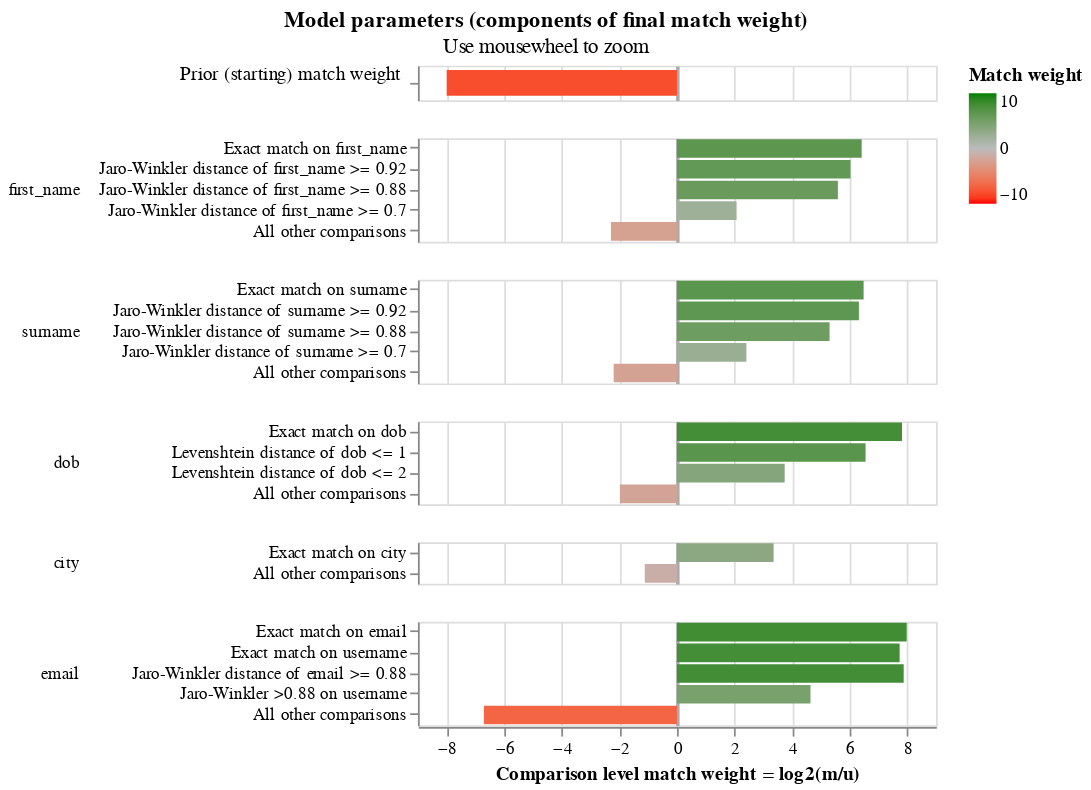

The cell this chart's notebook holds for it:
### Code cell
linker.visualisations.match_weights_chart()

### Figure 1 — Vega-Lite specification as saved in the notebook (floating-point values rounded to 4 significant figures)
{"config": {"view": {"continuousWidth": 300, "continuousHeight": 300, "discreteHeight": 60, "discreteWidth": 400}, "header": {"title": null}, "mark": {"tooltip": null}, "title": {"anchor": "middle"}}, "vconcat": [{"mark": {"type": "bar", "clip": true, "height": 15}, "encoding": {"color": {"field": "log2_bayes_factor", "scale": {"domain": [-10, 0, 10], "interpolate": "lab", "range": ["red", "#bbbbbb", "green"]}, "title": "Match weight", "type": "quantitative"}, "tooltip": [{"field": "comparison_name", "title": "Comparison name", "type": "nominal"}, {"field": "probability_two_random_records_match", "format": ".4f", "title": "Probability two random records match", "type": "nominal"}, {"field": "log2_bayes_factor", "format": ",.4f", "title": "Equivalent match weight", "type": "quantitative"}, {"field": "bayes_factor_description", "title": "Match weight description", "type": "nominal"}], "x": {"axis": {"domain": false, "gridColor": {"condition": {"test": "abs(datum.value / 10)  <= 1 & datum.value % 10 === 0", "value": "#aaa"}, "value": "#ddd"}, "gridDash": {"condition": {"test": "abs(datum.value / 10) == 1", "value": [3]}, "value": null}, "gridWidth": {"condition": {"test": "abs(datum.value / 10)  <= 1 & datum.value % 10 === 0", "value": 2}, "value": 1}, "labels": false, "ticks": false, "title": ""}, "field": "log2_bayes_factor", "scale": {"domain": [-9, 9]}, "type": "quantitative"}, "y": {"axis": {"title": "Prior (starting) match weight", "titleAlign": "right", "titleAngle": 0, "titleFontWeight": "normal"}, "field": "label_for_charts", "sort": {"field": "comparison_vector_value", "order": "descending"}, "type": "nominal"}}, "height": 20, "transform": [{"filter": "(datum.comparison_name == 'probability_two_random_records_match')"}]}, {"mark": {"type": "bar", "clip": true}, "encoding": {"color": {"field": "log2_bayes_factor", "scale": {"domain": [-10, 0, 10], "interpolate": "lab", "range": ["red", "#bbbbbb", "green"]}, "title": "Match weight", "type": "quantitative"}, "row": {"field": "comparison_name", "header": {"labelAlign": "left", "labelAnchor": "middle", "labelAngle": 0}, "sort": {"field": "comparison_sort_order"}, "type": "nominal"}, "tooltip": [{"field": "comparison_name", "title": "Comparison name", "type": "nominal"}, {"field": "label_for_charts", "title": "Label", "type": "ordinal"}, {"field": "sql_condition", "title": "SQL condition", "type": "nominal"}, {"field": "m_probability", "format": ".10~g", "title": "M probability", "type": "quantitative"}, {"field": "u_probability", "format": ".10~g", "title": "U probability", "type": "quantitative"}, {"field": "bayes_factor", "format": ",.6f", "title": "Bayes factor = m/u", "type": "quantitative"}, {"field": "log2_bayes_factor", "format": ".4~g", "title": "Match weight = log2(m/u)", "type": "quantitative"}, {"field": "bayes_factor_description", "title": "Match weight description", "type": "nominal"}, {"field": "m_probability_description", "title": "m probability description", "type": "nominal"}, {"field": "u_probability_description", "title": "u probability description", "type": "nominal"}], "x": {"axis": {"gridColor": {"condition": {"test": "abs(datum.value / 10)  <= 1 & datum.value % 10 === 0", "value": "#aaa"}, "value": "#ddd"}, "gridDash": {"condition": {"test": "abs(datum.value / 10) == 1", "value": [3]}, "value": null}, "gridWidth": {"condition": {"test": "abs(datum.value / 10)  <= 1 & datum.value % 10 === 0", "value": 2}, "value": 1}, "title": "Comparison level match weight = log2(m/u)"}, "field": "log2_bayes_factor", "scale": {"domain": [-9, 9]}, "type": "quantitative"}, "y": {"axis": {"title": null}, "field": "label_for_charts", "sort": {"field": "comparison_vector_value", "order": "descending"}, "type": "nominal"}}, "height": {"step": 12}, "resolve": {"axis": {"y": "independent"}, "scale": {"y": "independent"}}, "transform": [{"filter": "(datum.comparison_name != 'probability_two_random_records_match')"}]}], "data": {"name": "data-b0b26b6c0e9899988a898ba0c2ba22d2"}, "params": [{"name": "mouse_zoom", "select": {"type": "interval", "encodings": ["x"]}, "bind": "scales", "views": []}], "resolve": {"axis": {"y": "independent"}, "scale": {"y": "independent"}}, "title": {"text": "Model parameters (components of final match weight)", "subtitle": "Use mousewheel to zoom"}, "$schema": "https://vega.github.io/schema/vega-lite/v5.9.3.json", "datasets": {"data-b0b26b6c0e9899988a898ba0c2ba22d2": [{"comparison_name": "probability_two_random_records_match", "sql_condition": null, "label_for_charts": "", "m_probability": null, "u_probability": null, "m_probability_description": null, "u_probability_description": null, "has_tf_adjustments": false, "tf_adjustment_column": null, "tf_adjustment_weight": null, "is_null_level": false, "bayes_factor": 0.003902, "log2_bayes_factor": -8.001, "comparison_vector_value": 0, "max_comparison_vector_value": 0, "bayes_factor_description": "The probability that two random records drawn at random match is 0.004 or one in  257.3 records.This is equivalent to a starting match weight of -8.001.", "probability_two_random_records_match": 0.003887, "comparison_sort_order": -1}, {"comparison_name": "first_name", "sql_condition": "\"first_name_l\" = \"first_name_r\"", "label_for_charts": "Exact match on first_name", "m_probability": 0.495, "u_probability": 0.005794, "m_probability_description": "Amongst matching record comparisons, 49.5% of records (i.e. one in 2.02) are in the exact match on first_name comparison level", "u_probability_description": "Amongst non-matching record comparisons, 0.5794% of records (i.e. one in 173) are in the exact match on first_name comparison level", "has_tf_adjustments": true, "tf_adjustment_column": "first_name", "tf_adjustment_weight": 1.0, "is_null_level": false, "bayes_factor": 85.45, "log2_bayes_factor": 6.417, "comparison_vector_value": 4, "max_comparison_vector_value": 4, "bayes_factor_description": "If comparison level is `exact match on first_name` then comparison is 85.45 times more likely to be a match", "probability_two_random_records_match": 0.003887, "comparison_sort_order": 0}, {"comparison_name": "first_name", "sql_condition": "jaro_winkler_similarity(\"first_name_l\", \"first_name_r\") >= 0.92", "label_for_charts": "Jaro-Winkler distance of first_name >= 0.92", "m_probability": 0.1529, "u_probability": 0.002343, "m_probability_description": "Amongst matching record comparisons, 15.29% of records (i.e. one in 6.541) are in the jaro-winkler distance of first_name >= 0.92 comparison level", "u_probability_description": "Amongst non-matching record comparisons, 0.2343% of records (i.e. one in 427) are in the jaro-winkler distance of first_name >= 0.92 comparison level", "has_tf_adjustments": false, "tf_adjustment_column": null, "tf_adjustment_weight": 1.0, "is_null_level": false, "bayes_factor": 65.25, "log2_bayes_factor": 6.028, "comparison_vector_value": 3, "max_comparison_vector_value": 4, "bayes_factor_description": "If comparison level is `jaro-winkler distance of first_name >= 0.92` then comparison is 65.25 times more likely to be a match", "probability_two_random_records_match": 0.003887, "comparison_sort_order": 0}, {"comparison_name": "first_name", "sql_condition": "jaro_winkler_similarity(\"first_name_l\", \"first_name_r\") >= 0.88", "label_for_charts": "Jaro-Winkler distance of first_name >= 0.88", "m_probability": 0.07461, "u_probability": 0.001548, "m_probability_description": "Amongst matching record comparisons, 7.461% of records (i.e. one in 13.4) are in the jaro-winkler distance of first_name >= 0.88 comparison level", "u_probability_description": "Amongst non-matching record comparisons, 0.1548% of records (i.e. one in 646) are in the jaro-winkler distance of first_name >= 0.88 comparison level", "has_tf_adjustments": false, "tf_adjustment_column": null, "tf_adjustment_weight": 1.0, "is_null_level": false, "bayes_factor": 48.18, "log2_bayes_factor": 5.59, "comparison_vector_value": 2, "max_comparison_vector_value": 4, "bayes_factor_description": "If comparison level is `jaro-winkler distance of first_name >= 0.88` then comparison is 48.18 times more likely to be a match", "probability_two_random_records_match": 0.003887, "comparison_sort_order": 0}, {"comparison_name": "first_name", "sql_condition": "jaro_winkler_similarity(\"first_name_l\", \"first_name_r\") >= 0.7", "label_for_charts": "Jaro-Winkler distance of first_name >= 0.7", "m_probability": 0.07954, "u_probability": 0.01893, "m_probability_description": "Amongst matching record comparisons, 7.954% of records (i.e. one in 12.57) are in the jaro-winkler distance of first_name >= 0.7 comparison level", "u_probability_description": "Amongst non-matching record comparisons, 1.893% of records (i.e. one in 52.81) are in the jaro-winkler distance of first_name >= 0.7 comparison level", "has_tf_adjustments": false, "tf_adjustment_column": null, "tf_adjustment_weight": 1.0, "is_null_level": false, "bayes_factor": 4.201, "log2_bayes_factor": 2.071, "comparison_vector_value": 1, "max_comparison_vector_value": 4, "bayes_factor_description": "If comparison level is `jaro-winkler distance of first_name >= 0.7` then comparison is 4.201 times more likely to be a match", "probability_two_random_records_match": 0.003887, "comparison_sort_order": 0}, {"comparison_name": "first_name", "sql_condition": "ELSE", "label_for_charts": "All other comparisons", "m_probability": 0.1979, "u_probability": 0.9714, "m_probability_description": "Amongst matching record comparisons, 19.79% of records (i.e. one in 5.052) are in the all other comparisons comparison level", "u_probability_description": "Amongst non-matching record comparisons, 97.14% of records (i.e. one in 1.029) are in the all other comparisons comparison level", "has_tf_adjustments": false, "tf_adjustment_column": null, "tf_adjustment_weight": 1.0, "is_null_level": false, "bayes_factor": 0.2038, "log2_bayes_factor": -2.295, "comparison_vector_value": 0, "max_comparison_vector_value": 4, "bayes_factor_description": "If comparison level is `all other comparisons` then comparison is 4.907 times less likely to be a match", "probability_two_random_records_match": 0.003887, "comparison_sort_order": 0}, {"comparison_name": "surname", "sql_condition": "\"surname_l\" = \"surname_r\"", "label_for_charts": "Exact match on surname", "m_probability": 0.4377, "u_probability": 0.00489, "m_probability_description": "Amongst matching record comparisons, 43.77% of records (i.e. one in 2.285) are in the exact match on surname comparison level", "u_probability_description": "Amongst non-matching record comparisons, 0.489% of records (i.e. one in 204) are in the exact match on surname comparison level", "has_tf_adjustments": true, "tf_adjustment_column": "surname", "tf_adjustment_weight": 1.0, "is_null_level": false, "bayes_factor": 89.5, "log2_bayes_factor": 6.484, "comparison_vector_value": 4, "max_comparison_vector_value": 4, "bayes_factor_description": "If comparison level is `exact match on surname` then comparison is 89.5 times more likely to be a match", "probability_two_random_records_match": 0.003887, "comparison_sort_order": 1}, {"comparison_name": "surname", "sql_condition": "jaro_winkler_similarity(\"surname_l\", \"surname_r\") >= 0.92", "label_for_charts": "Jaro-Winkler distance of surname >= 0.92", "m_probability": 0.2269, "u_probability": 0.002839, "m_probability_description": "Amongst matching record comparisons, 22.69% of records (i.e. one in 4.408) are in the jaro-winkler distance of surname >= 0.92 comparison level", "u_probability_description": "Amongst non-matching record comparisons, 0.2839% of records (i.e. one in 352) are in the jaro-winkler distance of surname >= 0.92 comparison level", "has_tf_adjustments": false, "tf_adjustment_column": null, "tf_adjustment_weight": 1.0, "is_null_level": false, "bayes_factor": 79.91, "log2_bayes_factor": 6.32, "comparison_vector_value": 3, "max_comparison_vector_value": 4, "bayes_factor_description": "If comparison level is `jaro-winkler distance of surname >= 0.92` then comparison is 79.91 times more likely to be a match", "probability_two_random_records_match": 0.003887, "comparison_sort_order": 1}, {"comparison_name": "surname", "sql_condition": "jaro_winkler_similarity(\"surname_l\", \"surname_r\") >= 0.88", "label_for_charts": "Jaro-Winkler distance of surname >= 0.88", "m_probability": 0.04463, "u_probability": 0.001131, "m_probability_description": "Amongst matching record comparisons, 4.463% of records (i.e. one in 22.41) are in the jaro-winkler distance of surname >= 0.88 comparison level", "u_probability_description": "Amongst non-matching record comparisons, 0.1131% of records (i.e. one in 884) are in the jaro-winkler distance of surname >= 0.88 comparison level", "has_tf_adjustments": false, "tf_adjustment_column": null, "tf_adjustment_weight": 1.0, "is_null_level": false, "bayes_factor": 39.45, "log2_bayes_factor": 5.302, "comparison_vector_value": 2, "max_comparison_vector_value": 4, "bayes_factor_description": "If comparison level is `jaro-winkler distance of surname >= 0.88` then comparison is 39.45 times more likely to be a match", "probability_two_random_records_match": 0.003887, "comparison_sort_order": 1}, {"comparison_name": "surname", "sql_condition": "jaro_winkler_similarity(\"surname_l\", \"surname_r\") >= 0.7", "label_for_charts": "Jaro-Winkler distance of surname >= 0.7", "m_probability": 0.07833, "u_probability": 0.01473, "m_probability_description": "Amongst matching record comparisons, 7.833% of records (i.e. one in 12.77) are in the jaro-winkler distance of surname >= 0.7 comparison level", "u_probability_description": "Amongst non-matching record comparisons, 1.473% of records (i.e. one in 67.89) are in the jaro-winkler distance of surname >= 0.7 comparison level", "has_tf_adjustments": false, "tf_adjustment_column": null, "tf_adjustment_weight": 1.0, "is_null_level": false, "bayes_factor": 5.318, "log2_bayes_factor": 2.411, "comparison_vector_value": 1, "max_comparison_vector_value": 4, "bayes_factor_description": "If comparison level is `jaro-winkler distance of surname >= 0.7` then comparison is 5.318 times more likely to be a match", "probability_two_random_records_match": 0.003887, "comparison_sort_order": 1}, {"comparison_name": "surname", "sql_condition": "ELSE", "label_for_charts": "All other comparisons", "m_probability": 0.2125, "u_probability": 0.9764, "m_probability_description": "Amongst matching record comparisons, 21.25% of records (i.e. one in 4.706) are in the all other comparisons comparison level", "u_probability_description": "Amongst non-matching record comparisons, 97.64% of records (i.e. one in 1.024) are in the all other comparisons comparison level", "has_tf_adjustments": false, "tf_adjustment_column": null, "tf_adjustment_weight": 1.0, "is_null_level": false, "bayes_factor": 0.2176, "log2_bayes_factor": -2.2, "comparison_vector_value": 0, "max_comparison_vector_value": 4, "bayes_factor_description": "If comparison level is `all other comparisons` then comparison is 4.595 times less likely to be a match", "probability_two_random_records_match": 0.003887, "comparison_sort_order": 1}, {"comparison_name": "dob", "sql_condition": "\"dob_l\" = \"dob_r\"", "label_for_charts": "Exact match on dob", "m_probability": 0.3941, "u_probability": 0.001748, "m_probability_description": "Amongst matching record comparisons, 39.41% of records (i.e. one in 2.537) are in the exact match on dob comparison level", "u_probability_description": "Amongst non-matching record comparisons, 0.1748% of records (i.e. one in 572) are in the exact match on dob comparison level", "has_tf_adjustments": false, "tf_adjustment_column": null, "tf_adjustment_weight": 1.0, "is_null_level": false, "bayes_factor": 225.5, "log2_bayes_factor": 7.817, "comparison_vector_value": 3, "max_comparison_vector_value": 3, "bayes_factor_description": "If comparison level is `exact match on dob` then comparison is 225 times more likely to be a match", "probability_two_random_records_match": 0.003887, "comparison_sort_order": 2}, {"comparison_name": "dob", "sql_condition": "levenshtein(\"dob_l\", \"dob_r\") <= 1", "label_for_charts": "Levenshtein distance of dob <= 1", "m_probability": 0.1503, "u_probability": 0.001602, "m_probability_description": "Amongst matching record comparisons, 15.03% of records (i.e. one in 6.653) are in the levenshtein distance of dob <= 1 comparison level", "u_probability_description": "Amongst non-matching record comparisons, 0.1602% of records (i.e. one in 624) are in the levenshtein distance of dob <= 1 comparison level", "has_tf_adjustments": false, "tf_adjustment_column": null, "tf_adjustment_weight": 1.0, "is_null_level": false, "bayes_factor": 93.85, "log2_bayes_factor": 6.552, "comparison_vector_value": 2, "max_comparison_vector_value": 3, "bayes_factor_description": "If comparison level is `levenshtein distance of dob <= 1` then comparison is 93.85 times more likely to be a match", "probability_two_random_records_match": 0.003887, "comparison_sort_order": 2}, {"comparison_name": "dob", "sql_condition": "levenshtein(\"dob_l\", \"dob_r\") <= 2", "label_for_charts": "Levenshtein distance of dob <= 2", "m_probability": 0.2075, "u_probability": 0.01552, "m_probability_description": "Amongst matching record comparisons, 20.75% of records (i.e. one in 4.818) are in the levenshtein distance of dob <= 2 comparison level", "u_probability_description": "Amongst non-matching record comparisons, 1.552% of records (i.e. one in 64.44) are in the levenshtein distance of dob <= 2 comparison level", "has_tf_adjustments": false, "tf_adjustment_column": null, "tf_adjustment_weight": 1.0, "is_null_level": false, "bayes_factor": 13.37, "log2_bayes_factor": 3.741, "comparison_vector_value": 1, "max_comparison_vector_value": 3, "bayes_factor_description": "If comparison level is `levenshtein distance of dob <= 2` then comparison is 13.37 times more likely to be a match", "probability_two_random_records_match": 0.003887, "comparison_sort_order": 2}, {"comparison_name": "dob", "sql_condition": "ELSE", "label_for_charts": "All other comparisons", "m_probability": 0.248, "u_probability": 0.9811, "m_probability_description": "Amongst matching record comparisons, 24.8% of records (i.e. one in 4.032) are in the all other comparisons comparison level", "u_probability_description": "Amongst non-matching record comparisons, 98.11% of records (i.e. one in 1.019) are in the all other comparisons comparison level", "has_tf_adjustments": false, "tf_adjustment_column": null, "tf_adjustment_weight": 1.0, "is_null_level": false, "bayes_factor": 0.2528, "log2_bayes_factor": -1.984, "comparison_vector_value": 0, "max_comparison_vector_value": 3, "bayes_factor_description": "If comparison level is `all other comparisons` then comparison is 3.955 times less likely to be a match", "probability_two_random_records_match": 0.003887, "comparison_sort_order": 2}, {"comparison_name": "city", "sql_condition": "\"city_l\" = \"city_r\"", "label_for_charts": "Exact match on city", "m_probability": 0.5651, "u_probability": 0.05515, "m_probability_description": "Amongst matching record comparisons, 56.51% of records (i.e. one in 1.77) are in the exact match on city comparison level", "u_probability_description": "Amongst non-matching record comparisons, 5.515% of records (i.e. one in 18.13) are in the exact match on city comparison level", "has_tf_adjustments": true, "tf_adjustment_column": "city", "tf_adjustment_weight": 1.0, "is_null_level": false, "bayes_factor": 10.25, "log2_bayes_factor": 3.357, "comparison_vector_value": 1, "max_comparison_vector_value": 1, "bayes_factor_description": "If comparison level is `exact match on city` then comparison is 10.25 times more likely to be a match", "probability_two_random_records_match": 0.003887, "comparison_sort_order": 3}, {"comparison_name": "city", "sql_condition": "ELSE", "label_for_charts": "All other comparisons", "m_probability": 0.4349, "u_probability": 0.9449, "m_probability_description": "Amongst matching record comparisons, 43.49% of records (i.e. one in 2.299) are in the all other comparisons comparison level", "u_probability_description": "Amongst non-matching record comparisons, 94.49% of records (i.e. one in 1.058) are in the all other comparisons comparison level", "has_tf_adjustments": false, "tf_adjustment_column": null, "tf_adjustment_weight": 1.0, "is_null_level": false, "bayes_factor": 0.4603, "log2_bayes_factor": -1.119, "comparison_vector_value": 0, "max_comparison_vector_value": 1, "bayes_factor_description": "If comparison level is `all other comparisons` then comparison is 2.173 times less likely to be a match", "probability_two_random_records_match": 0.003887, "comparison_sort_order": 3}, {"comparison_name": "email", "sql_condition": "\"email_l\" = \"email_r\"", "label_for_charts": "Exact match on email", "m_probability": 0.5544, "u_probability": 0.002194, "m_probability_description": "Amongst matching record comparisons, 55.44% of records (i.e. one in 1.804) are in the exact match on email comparison level", "u_probability_description": "Amongst non-matching record comparisons, 0.2194% of records (i.e. one in 456) are in the exact match on email comparison level", "has_tf_adjustments": true, "tf_adjustment_column": "email", "tf_adjustment_weight": 1.0, "is_null_level": false, "bayes_factor": 252.7, "log2_bayes_factor": 7.981, "comparison_vector_value": 4, "max_comparison_vector_value": 4, "bayes_factor_description": "If comparison level is `exact match on email` then comparison is 253 times more likely to be a match", "probability_two_random_records_match": 0.003887, "comparison_sort_order": 4}, {"comparison_name": "email", "sql_condition": "NULLIF(regexp_extract(\"email_l\", '^[^@]+', 0), '') = NULLIF(regexp_extract(\"email_r\", '^[^@]+', 0), '')", "label_for_charts": "Exact match on username", "m_probability": 0.2215, "u_probability": 0.001039, "m_probability_description": "Amongst matching record comparisons, 22.15% of records (i.e. one in 4.515) are in the exact match on username comparison level", "u_probability_description": "Amongst non-matching record comparisons, 0.1039% of records (i.e. one in 962) are in the exact match on username comparison level", "has_tf_adjustments": false, "tf_adjustment_column": null, "tf_adjustment_weight": 1.0, "is_null_level": false, "bayes_factor": 213.1, "log2_bayes_factor": 7.736, "comparison_vector_value": 3, "max_comparison_vector_value": 4, "bayes_factor_description": "If comparison level is `exact match on username` then comparison is 213 times more likely to be a match", "probability_two_random_records_match": 0.003887, "comparison_sort_order": 4}, {"comparison_name": "email", "sql_condition": "jaro_winkler_similarity(\"email_l\", \"email_r\") >= 0.88", "label_for_charts": "Jaro-Winkler distance of email >= 0.88", "m_probability": 0.2146, "u_probability": 0.0009136, "m_probability_description": "Amongst matching record comparisons, 21.46% of records (i.e. one in 4.659) are in the jaro-winkler distance of email >= 0.88 comparison level", "u_probability_description": "Amongst non-matching record comparisons, 0.09136% of records (i.e. one in 1,095) are in the jaro-winkler distance of email >= 0.88 comparison level", "has_tf_adjustments": false, "tf_adjustment_column": null, "tf_adjustment_weight": 1.0, "is_null_level": false, "bayes_factor": 234.9, "log2_bayes_factor": 7.876, "comparison_vector_value": 2, "max_comparison_vector_value": 4, "bayes_factor_description": "If comparison level is `jaro-winkler distance of email >= 0.88` then comparison is 235 times more likely to be a match", "probability_two_random_records_match": 0.003887, "comparison_sort_order": 4}, {"comparison_name": "email", "sql_condition": "jaro_winkler_similarity(NULLIF(regexp_extract(\"email_l\", '^[^@]+', 0), ''), NULLIF(regexp_extract(\"email_r\", '^[^@]+', 0), '')) >= 0.88", "label_for_charts": "Jaro-Winkler >0.88 on username", "m_probability": 0.0125, "u_probability": 0.0005018, "m_probability_description": "Amongst matching record comparisons, 1.25% of records (i.e. one in 80) are in the jaro-winkler >0.88 on username comparison level", "u_probability_description": "Amongst non-matching record comparisons, 0.05018% of records (i.e. one in 1,993) are in the jaro-winkler >0.88 on username comparison level", "has_tf_adjustments": false, "tf_adjustment_column": null, "tf_adjustment_weight": 1.0, "is_null_level": false, "bayes_factor": 24.91, "log2_bayes_factor": 4.639, "comparison_vector_value": 1, "max_comparison_vector_value": 4, "bayes_factor_description": "If comparison level is `jaro-winkler >0.88 on username` then comparison is 24.91 times more likely to be a match", "probability_two_random_records_match": 0.003887, "comparison_sort_order": 4}, {"comparison_name": "email", "sql_condition": "ELSE", "label_for_charts": "All other comparisons", "m_probability": 0.009521, "u_probability": 0.9954, "m_probability_description": "Amongst matching record comparisons, 0.9521% of records (i.e. one in 105) are in the all other comparisons comparison level", "u_probability_description": "Amongst non-matching record comparisons, 99.54% of records (i.e. one in 1.005) are in the all other comparisons comparison level", "has_tf_adjustments": false, "tf_adjustment_column": null, "tf_adjustment_weight": 1.0, "is_null_level": false, "bayes_factor": 0.009565, "log2_bayes_factor": -6.708, "comparison_vector_value": 0, "max_comparison_vector_value": 4, "bayes_factor_description": "If comparison level is `all other comparisons` then comparison is 105 times less likely to be a match", "probability_two_random_records_match": 0.003887, "comparison_sort_order": 4}]}}
